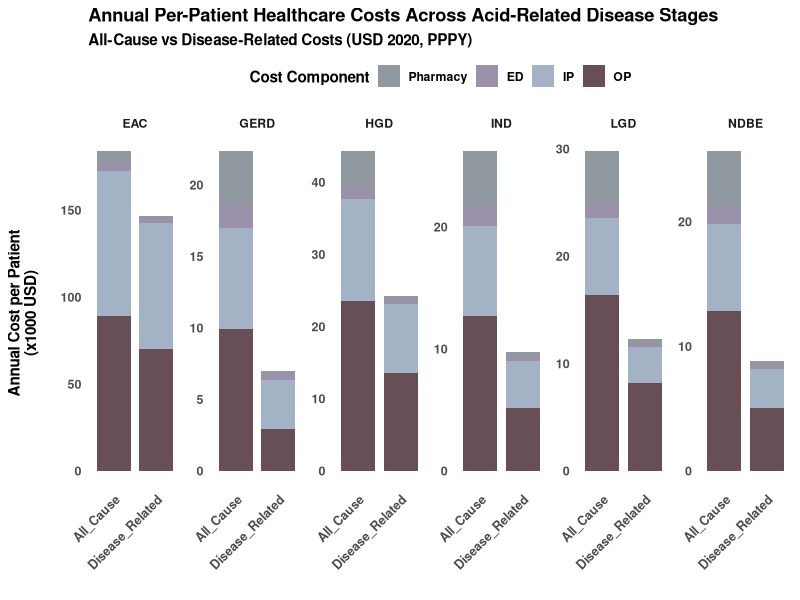
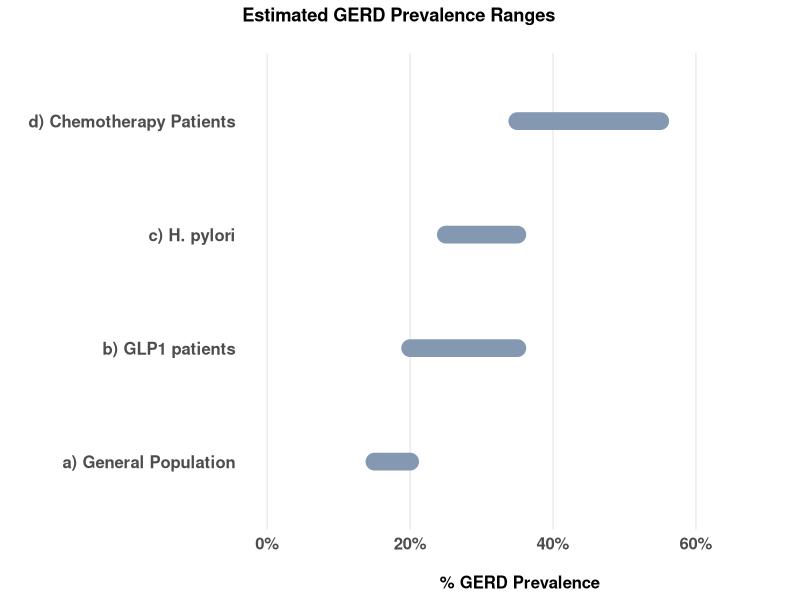
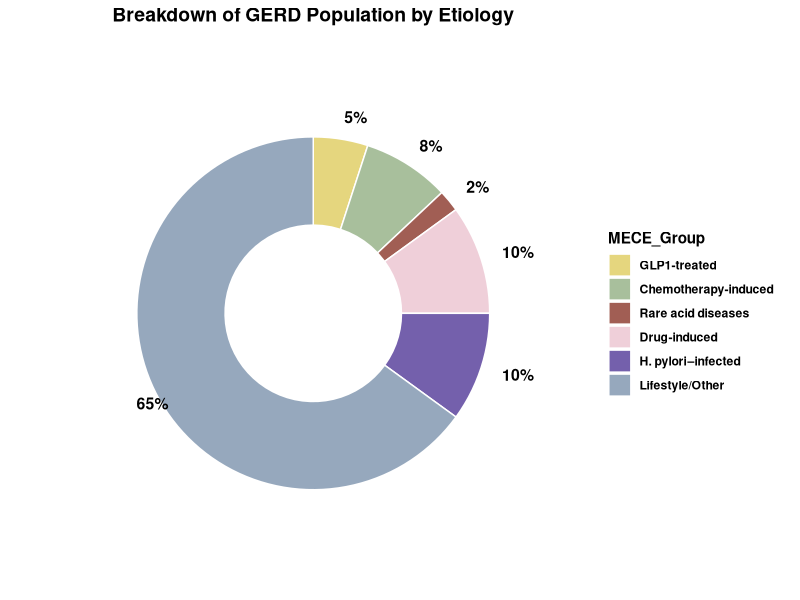
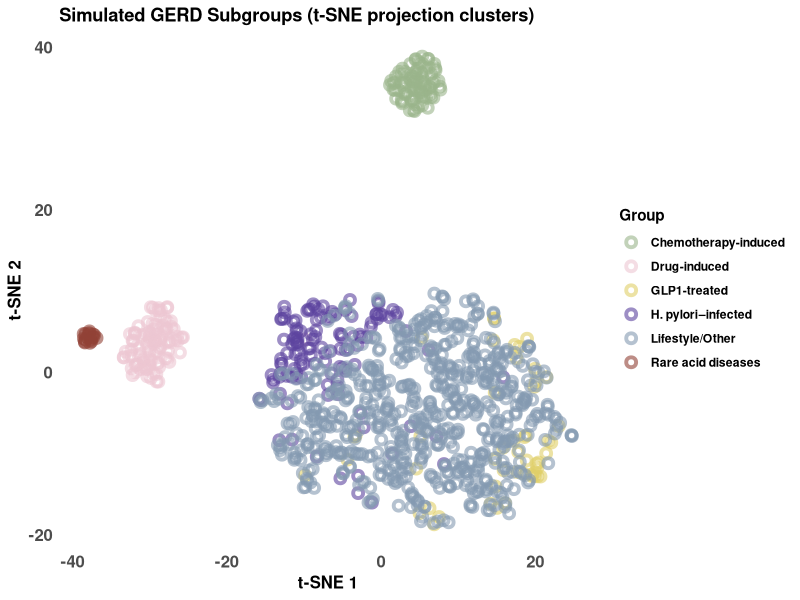
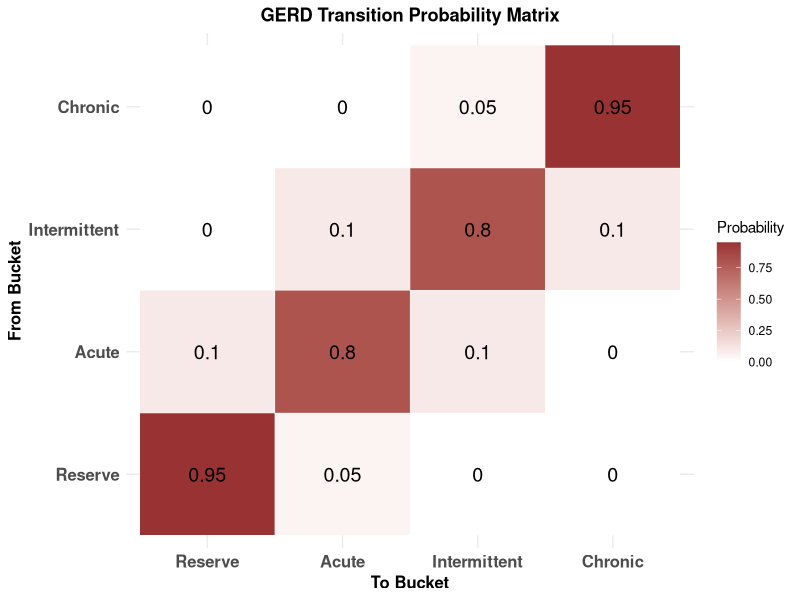
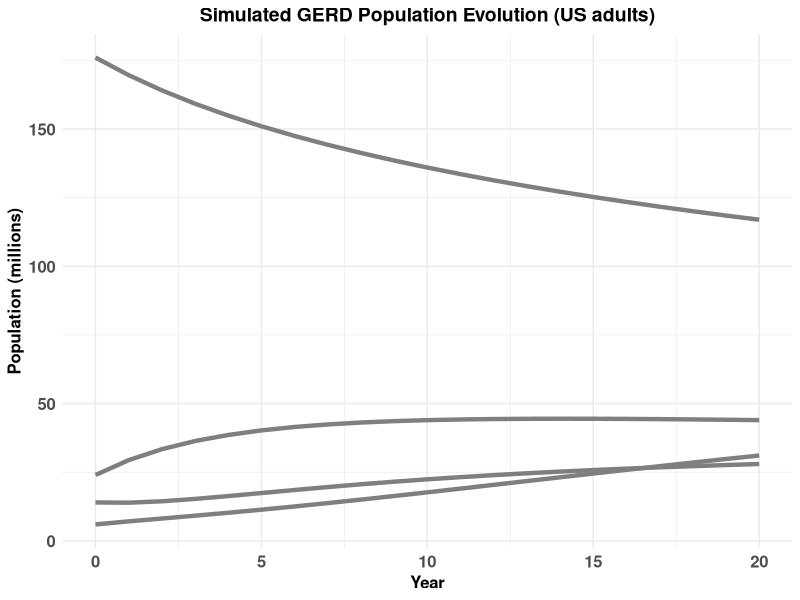
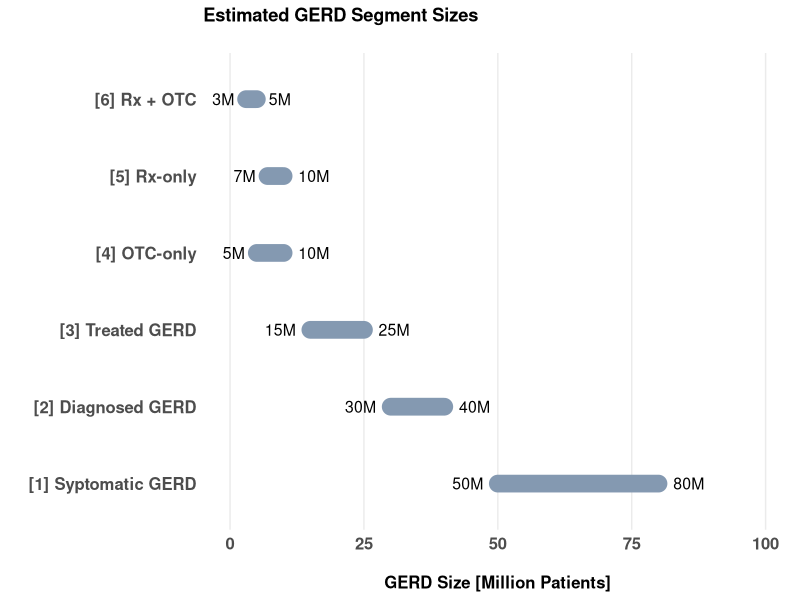
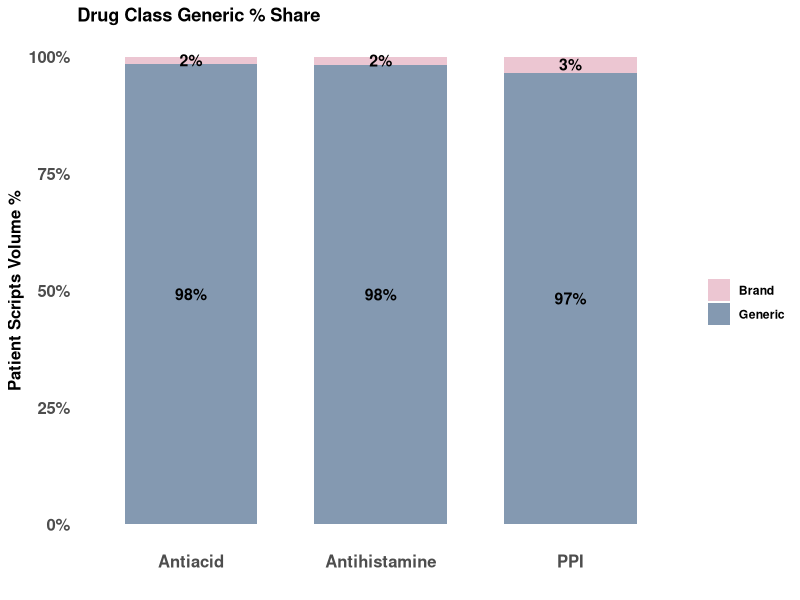

Source code (R) for these figures, in order:


# GERD % Breakdown US Map ------------- 

library(ggplot2)
library(dplyr)
library(maps)
library(tidyverse)

# Get US state map data
us_map <- map_data("state")

# Create region lookup using built-in state.region
region_df <- data.frame(
  state = tolower(state.name),
  region = state.region
)

# Rename regions to match your labels
region_df$region <- recode(region_df$region,
                           "South" = "South",
                           "North Central" = "Midwest/North Central",
                           "Northeast" = "Northeast",
                           "West" = "West")

# Assign GERD percentages
gerd_share <- data.frame(
  region = c("South",
             "Midwest/North Central",
             "Northeast",
             "West"),
  percent = c(49, 21, 18, 12)
)

# Merge everything
map_df <- us_map %>%
  left_join(region_df, by = c("region" = "state")) %>%
  left_join(gerd_share, by = c("region.y" = "region"))

unique(map_df$region.y)

# Plot
plot <- ggplot(map_df, aes(long, lat, group = group, fill = as.factor(percent) )) +
  geom_polygon(color = "white") +
  coord_fixed(1.3) +
  labs(title = "      Regional % Distribution of GERD Patients in the U.S.",
    subtitle = "      Share of national GERD population by Census region") +
  theme_void() +
  scale_fill_manual(values=c("#6d7780", "#8499b1", "#7b6d8d", "#36151e")) +
  theme(legend.position = "none",
    panel.grid.major = element_blank(),
    panel.grid.minor = element_blank(),
    text = element_text(face = "bold"))

ggsave(file="../out/map_us_gerdprev.svg", plot=plot, width=6, height=4)

# -------------------
# ------------
# Overall vs GERD-costs - Pure GERD  -------------


# Create dataset
df <- data.frame(
  Category = c("Inpatient services", "Emergency Department",
               "Outpatient services", "Pharmacy"),
  All_Cause = c(7046, 1636, 9877, 3748),
  GERD = c(3410, 452, 2903, 190)
)

# Convert to long format
df_long <- df %>%
  pivot_longer(-Category,
               names_to = "Type",
               values_to = "Cost")

# Control stacking order (bottom to top)
df_long$Category <- factor(df_long$Category,
                           levels = c("Pharmacy",
                                      "Emergency Department",
                                      "Inpatient services",
                                      "Outpatient services"))

# Compute cumulative positions for connecting lines
df_long <- df_long %>%
  group_by(Type) %>%
  arrange(Category) %>%
  mutate(
    ymin = cumsum(lag(Cost, default = 0)),
    ymax = cumsum(Cost),
    ymid = (ymin + ymax) / 2
  ) %>%
  ungroup()

# Create plot
p <- ggplot(df_long, aes(x = Type, y = Cost, fill = Category)) +
  geom_bar(stat = "identity", width = 0.8, alpha=0.75) +
  geom_segment(data = df_long %>% pivot_wider(names_from = Type,
                                              values_from = ymid),
               aes(x = 1,
                   xend = 2,
                   y = All_Cause,
                   yend = GERD,
                   group = Category),
               inherit.aes = FALSE,
               color = "grey40",
               linetype = "dashed",
               size = 0.8) +

  scale_fill_manual(values = c(
    "Inpatient services" = "#8499b1",
    "Emergency Department" = "#7b6d8d",
    "Outpatient services" = "#36151e",
    "Pharmacy" = "#6d7780"
  )) +

  labs(
    title = "Average Annual Cost per GERD Patient",
    subtitle = "All-Cause vs GERD-Related Costs",
    x = "",
    y = "Annual Cost per Patient (USD) \n",
    fill = "Cost Component"
  ) +

  theme_minimal() +
  theme(
    text = element_text(face = "bold"),
    axis.text = element_text(size = 12),
    axis.title = element_text(size = 12),
    panel.grid.major = element_blank(),
    panel.grid.minor = element_blank(),
    legend.position = "right"
  )

ggsave(file="../out/annual_costs.svg", plot=p, width=5, height=5)

# --------------------

# -----------


# Overall vs GERD-costs - All GERD types -------------


library(ggplot2)
library(dplyr)
library(tidyr)
library(scales)

# Build simplified dataset (means only)

df <- tribble(
  ~Disease, ~Category, ~All_Cause, ~Disease_Related,
  "GERD", "IP", 7046, 3410,
  "GERD", "ED", 1636, 452,
  "GERD", "OP", 9877, 2903,
  "GERD", "Pharmacy", 3748, 190,

  "NDBE", "IP", 6961, 3141,
  "NDBE", "ED", 1490, 321,
  "NDBE", "OP", 12810, 5011,
  "NDBE", "Pharmacy", 4347, 282,

  "IND", "IP", 7392, 3872,
  "IND", "ED", 1604, 407,
  "IND", "OP", 12646, 5092,
  "IND", "Pharmacy", 4499, 303,

  "LGD", "IP", 7144, 3347,
  "LGD", "ED", 1408, 311,
  "LGD", "OP", 16363, 8185,
  "LGD", "Pharmacy", 4807, 397,

  "HGD", "IP", 14058, 9585,
  "HGD", "ED", 1694, 555,
  "HGD", "OP", 23482, 13448,
  "HGD", "Pharmacy", 4958, 650,

  "EAC", "IP", 83222, 72353,
  "EAC", "ED", 4938, 2789,
  "EAC", "OP", 88835, 70160,
  "EAC", "Pharmacy", 6609, 1016
)


df_long <- df %>%
  pivot_longer(cols = c(All_Cause, Disease_Related),
               names_to = "Type",
               values_to = "Cost")

df_long$Category <- factor(df_long$Category,
                           levels = c("Pharmacy", "ED", "IP", "OP"))

df_long <- df_long %>%
  group_by(Disease, Type) %>%
  arrange(Category) %>%
  mutate(
    ymin = cumsum(lag(Cost, default = 0)),
    ymax = cumsum(Cost),
    ymid = (ymin + ymax) / 2
  ) %>%
  ungroup()


p <- ggplot(df_long, aes(x = Type, y = Cost/1000, fill = Category)) +
  geom_bar(stat = "identity", width = 0.8, alpha=0.75) +


  facet_wrap(~Disease, nrow = 1, scales="free_y") +

  scale_fill_manual(values = c(
    "IP" = "#8499b1",
    "ED" = "#7b6d8d",
    "OP" = "#36151e",
    "Pharmacy" = "#6d7780"
  )) +

  labs(
    title = "Annual Per-Patient Healthcare Costs Across Acid-Related Disease Stages",
    subtitle = "All-Cause vs Disease-Related Costs (USD 2020, PPPY)",
    x = "",
    y = "Annual Cost per Patient \n(x1000 USD) \n",
    fill = "Cost Component"
  ) +

  theme_minimal() +
  theme(
    text = element_text(face = "bold"),
      axis.text.x = element_text(angle = 45, hjust = 1),
    axis.text = element_text(size = 9),
    axis.title = element_text(size = 11),
    panel.grid.major = element_blank(),
    panel.grid.minor = element_blank(),
    legend.position = "top"
  )

p
ggsave(file="../out/costs.svg", plot=p, width=9, height=5)


# ------------------






# GERD BMI Distribution ---------------------

library(ggplot2)
library(dplyr)

set.seed(123)
n <- 200000

# Tuned parameters
bmi <- rlnorm(n, meanlog = log(36), sdlog = 0.20)

df <- data.frame(BMI = bmi)

# Check proportions (optional)
prop.table(table(cut(df$BMI,
                     breaks = c(-Inf, 20, 25, 30, 40, Inf))))


dens <- density(df$BMI, from = 15, to = 60)
df_dens <- data.frame(x = dens$x, y = dens$y)

df_dens$Group <- cut(df_dens$x,
                     breaks = c(-Inf, 20, 25, 30, 40, Inf),
                     labels = c("Underweight (<20)",
                                "Normal (20–25)",
                                "Overweight (25–30)",
                                "Obese (30–40)",
                                "Severe Obesity (>40)"))


plot <- ggplot(df_dens, aes(x = x, y = y, fill = Group)) +
  geom_area(alpha = 0.6) +
  geom_vline(xintercept = c(20,25,30,40),
             linetype = "dashed",
             color = "grey40") +
  labs(
    title = "Estimated Continuous BMI Distribution in GERD Population",
    subtitle = "Approximated BMI category proportions",
    x = "\n BMI",
    y = "Patient density \n",
    fill = "BMI Category"
  ) +
  theme_minimal() +
  theme(
    text = element_text(face = "bold"),
    axis.text = element_text(size = 12),
    axis.title = element_text(size = 12),
    panel.grid.major = element_blank(),
    panel.grid.minor = element_blank()
  ) +
  scale_fill_manual(values=c("#e0cf68", "#6d7780", "#8499b1", "#7b6d8d", "#36151e")) 

ggsave(file="../out/bmibreakdown.svg", plot=plot, width=7, height=4)


# ------------

# ------------

# GERD Age Distribution ------------

library(ggplot2)
library(dplyr)

set.seed(123)
n <- 300000

# Mixture weights
w_old <- 0.55
w_mid <- 0.45

# Younger/mid distribution
age_mid <- 15 + rgamma(round(n * w_mid), shape = 4.5, scale = 6)

# Older-heavy distribution (fatter right tail)
age_old <- 15 + rgamma(round(n * w_old), shape = 7, scale = 8)

age <- c(age_mid, age_old)

df_age <- data.frame(Age = age)

# Check proportions (optional)
prop.table(table(cut(df_age$Age,
                     breaks = c(15,20,30,40,50,60,70,Inf))))

dens_age <- density(df_age$Age, from = 15, to = 95)
df_dens_age <- data.frame(x = dens_age$x, y = dens_age$y)

df_dens_age$Group <- cut(df_dens_age$x,
                         breaks = c(-Inf,20,30,40,50,60,70,Inf),
                         labels = c("15–19",
                                    "20–29",
                                    "30–39",
                                    "40–49",
                                    "50–59",
                                    "60–69",
                                    "70+"))


plot <- ggplot(df_dens_age, aes(x = x, y = y, fill = Group)) +
  geom_area(alpha = 0.6) +
  geom_vline(xintercept = c(20,30,40,50,60,70),
             linetype = "dashed",
             color = "grey40") +
  labs(
    title = "Estimated Continuous Age Distribution in GERD Population",
    subtitle = "Approximated age category proportions",
    x = "\n Age (years)",
    y = "Patient density \n",
    fill = "Age Category"
  ) +
  theme_minimal() +
  theme(
    text = element_text(face = "bold"),
    axis.text = element_text(size = 12),
    axis.title = element_text(size = 12),
    panel.grid.major = element_blank(),
    panel.grid.minor = element_blank()
  ) +
  scale_fill_manual(values = c(
  "#e0cf68",  # 15-19
  "#6d7780",  # 20-29
  "#8499b1",  # 30-39
  "#7b6d8d",  # 40-49
  "#36151e",  # 50-59
  "#a85c5c",  # 60-69
  "#b8a07e"   # 70+
))

ggsave(file="../out/agebreakdown.svg", plot=plot, width=7, height=4)

# ------------

# ------------

# % GERD Prevalence Segments ------------



library(ggplot2)
library(dplyr)

# Define ranges
gerd_ranges <- tibble(
  Group = c("a) General Population", "b) GLP1 patients", "c) H. pylori", "d) Chemotherapy Patients"),
  Min = c(0.15, 0.20, 0.25, 0.35),
  Max = c(0.20, 0.35, 0.35, 0.55)
)

# Plot
plot <- ggplot(gerd_ranges) +
  geom_segment(aes(
    y = Group, yend = Group,
    x = Min*100, xend = Max*100
  ),
  size = 6, lineend = "round", color = "#8499b1"
  ) +
  scale_x_continuous(labels = scales::percent_format(scale = 1), limits=c(0,70)) +
  labs(
    title = "Estimated GERD Prevalence Ranges \n",
    x = "\n % GERD Prevalence",
    y = ""
  ) +
  theme_minimal() +
  theme(
    axis.text = element_text(size = 12),
    axis.title = element_text(size = 12),
    panel.grid.major.y = element_blank(),
    panel.grid.minor = element_blank(),
    text = element_text(face = "bold")
  )

plot
ggsave(file="../out/gerd_prev_groups.svg", plot=plot, width=7, height=2.5)

# ------------

# ------------

# GERD % Breakdown Donut ------------


# Data
gerd_buckets <- tibble(
  MECE_Group = c("GLP1-treated",
                 "Chemotherapy-induced",
                 "Rare acid diseases",
                 "Drug-induced",
                 "H. pylori–infected",
                 "Lifestyle/Other"),
  Percent = c(5, 8, 2, 10, 10, 65)
)

# Keep intended order
gerd_buckets$MECE_Group <- factor(
  gerd_buckets$MECE_Group,
  levels = gerd_buckets$MECE_Group
)

# Compute donut positions
gerd_buckets <- gerd_buckets %>%
  mutate(
    Fraction = Percent / sum(Percent),
    ymax = cumsum(Fraction),
    ymin = lag(ymax, default = 0),
    label_pos = (ymax + ymin) / 2
  )

# Plot
plot <- ggplot(gerd_buckets,
               aes(ymax = ymax, ymin = ymin,
                   xmax = 4, xmin = 3,
                   fill = MECE_Group)) +
  geom_rect(color = "white", alpha = 0.85) +
  coord_polar(theta = "y") +
  xlim(c(2, 4.6)) +
  geom_text(aes(x = 4.25,
                y = label_pos,
                label = paste0(Percent, "%")),
            size = 4,
            fontface = "bold",
            hjust = 0) +
  scale_fill_manual(values = c("#e0cf68", "#99b48b", "#914236", "#ecc6d2", "#5C449E", "#8499b1")) +
  labs(title = "Breakdown of GERD Population by Etiology") +
  theme_void() +
  theme(
    text = element_text(face = "bold"),
    plot.title = element_text(hjust = 0.5, size = 14)
  )

plot

ggsave(file = "../out/donut.svg", plot = plot, width = 6, height = 5)
# ------------

# ------------

# GERD Clusters t-SNE ------------




library(MASS)
set.seed(1)


subgroups <- c("GLP1-treated",
               "Chemotherapy-induced",
               "Rare acid diseases",
               "Drug-induced",
               "H. pylori–infected",
               "Lifestyle/Other")

counts <- c(50, 80, 20, 100, 120, 630)

n_features <- 5


# Explicit means for nudging clusters
# Features: e.g., age, BMI, severity, meds, labs
cluster_means <- list(

  # Metabolic cluster
  "GLP1-treated"          = c(5, 5, 5, 5, 5),
  "Lifestyle/Other"       = c(6, 5.5, 5, 6, 5),

  # Slightly shifted but still metabolic neighborhood
  "H. pylori–infected"    = c(7, 6.5, 6, 7, 6),

  # Drug & Rare closer to each other
  "Drug-induced"          = c(10, 11, 9, 11, 9),
  "Rare acid diseases"    = c(2.5, 14.5, 13, 9.5, 10),

  # Clearly separate chemo
  "Chemotherapy-induced"  = c(15, 16, 15, 17, 16)
)


# Generate multivariate normal data
sim_data <- do.call(rbind, lapply(subgroups, function(g){

  mu <- cluster_means[[g]]

  if(g %in% c("Drug-induced", "Rare acid diseases")){
    # larger spread
    Sigma <- diag(runif(n_features, 1.3, 2.0))
  } else if(g == "H. pylori–infected"){
    Sigma <- diag(runif(n_features, 0.9, 1.4))
  } else {
    Sigma <- diag(runif(n_features, 0.5, 1))
  }

  X <- mvrnorm(n = counts[which(subgroups == g)],
               mu = mu,
               Sigma = Sigma)

  data.frame(X, Group = g)
}))



library(Rtsne)
tsne_out <- Rtsne(sim_data[,1:n_features], perplexity = 30, verbose = FALSE)
sim_data$TSNE1 <- tsne_out$Y[,1]
sim_data$TSNE2 <- tsne_out$Y[,2]


plot <- ggplot(sim_data, aes(x = TSNE1, y = TSNE2, color = Group)) +
  geom_point(alpha = 0.6, size = 2, shape=1, stroke=2) +
  scale_color_manual(values = c("#99b48b", "#ecc6d2", "#e0cf68", "#5C449E", "#8499b1", "#914236")) +
  labs(title = "Simulated GERD Subgroups (t-SNE projection clusters)",
       x = "t-SNE 1", y = "t-SNE 2") +
   theme_minimal() +
  theme(
    text = element_text(face = "bold"),
    axis.text = element_text(size = 12),
    axis.title = element_text(size = 12),
    panel.grid.major = element_blank(),
    panel.grid.minor = element_blank()
  ) 


plot



ggsave(file="../out/tsne.svg", plot=plot, width=7, height=6)

# ------------

# ------------

# GERD disease duration distribution ------------


# Disease duration
library(ggplot2)

# Parameters
meanlog <- log(4)
sdlog   <- 0.9

# Create grid
x <- seq(0.01, 20, length.out = 1000)
density <- dlnorm(x, meanlog = meanlog, sdlog = sdlog)

df <- data.frame(Duration = x, Density = density)

plot <- ggplot(df, aes(x = Duration, y = Density)) +
  geom_area(fill = "#2f3e46", alpha = 0.6) +
  labs(title = "Estimated GERD Disease Duration Distribution",
       x = "\nDisease Duration (Years)",
       y = "Patient density \n") +
  theme_minimal() +
  theme(
    text = element_text(face = "bold"),
    axis.text = element_text(size = 12),
    axis.title = element_text(size = 12),
    panel.grid.major = element_blank(),
    panel.grid.minor = element_blank()
  ) 

ggsave(file="../out/duration_breakdown.svg", plot=plot, width=5, height=4)
# ------------

# ------------



# GERD Frequency distributin --------------


library(ggplot2)

# Grid for Beta scaling
x_unit <- seq(0.001, 0.999, length.out = 1000)
x_days <- x_unit * 365

# Individual densities
dens_mild <- 0.65 * dbeta(x_unit, shape1 = 1.2, shape2 = 8.5)     # Mild 50%
dens_mod  <- 0.30 * dbeta(x_unit, shape1 = 3, shape2 = 4.5)         # Moderate 40%
dens_sev  <- 0.05 * dbeta(x_unit, shape1 = 6, shape2 = 1.5)       # Severe 10%

# Combine into a dataframe
df <- data.frame(
  Days = rep(x_days, 3),
  Density = c(dens_mild, dens_mod, dens_sev),
  Severity = factor(rep(c("Mild / Intermittent", "Moderate", "Severe / Chronic"),
                        each = length(x_days)),
                    levels = c("Mild / Intermittent", "Moderate", "Severe / Chronic"))
)

# Plot overlapping densities
plot <- ggplot(df, aes(x = Days, y = Density, fill = Severity)) +
  geom_area(alpha = 0.6, position = "identity", color = NA) +
  scale_fill_manual(values = c("#7b6d8d", "#2f3e46", "#914236")) +
  labs(
    title = "Suggested GERD Frequency Aggregation",
    x = "\n GERD Days per Year",
    y = "Patient density\n",
    fill = "Frequency|Severity"
  ) +
  theme_minimal() +
  theme(
    text = element_text(face = "bold"),
    panel.grid = element_blank(),
    axis.text = element_text(size = 12),
    axis.title = element_text(size = 12)
  )

ggsave(file="../out/frequency_breakdown.svg", plot=plot, width=7, height=4)

# ------------

# ------------

# Gerd Markov flows ------------



stock_names <- c("Reserve", "Acute", "Intermittent", "Chronic")

# Stocks: Reserve, Acute, Intermittent, Chronic
stock_names <- c("Reserve", "Acute", "Intermittent", "Chronic")

# Larger diagonals -> most people stay in the same bucket
P_stable <- matrix(c(
  0.95, 0.05, 0,    0,    # Reserve
  0.10, 0.80, 0.10, 0,    # Acute
  0,    0.10, 0.80, 0.10, # Intermittent
  0,    0,    0.05, 0.95  # Chronic
), nrow=4, byrow=TRUE)

rownames(P_stable) <- colnames(P_stable) <- stock_names
P_stable


library(reshape2)
library(ggplot2)

P_long <- melt(P_stable, varnames = c("From", "To"), value.name = "Probability")

ggplot(P_long, aes(x = To, y = From, fill = Probability)) +
  geom_tile(color = "white") +
  geom_text(aes(label = round(Probability, 2)), color = "black", size = 5) +
  scale_fill_gradient(low = "white", high = "#993333") +
  labs(
    title = "GERD Transition Probability Matrix",
    x = "To Bucket",
    y = "From Bucket",
    fill = "Probability"
  ) +
  theme_minimal() +
  theme(
    axis.text = element_text(size = 12, face = "bold"),
    axis.title = element_text(size = 12, face = "bold"),
    plot.title = element_text(face = "bold", hjust = 0.5)
  )


library(dplyr)
library(tidyr)
library(ggplot2)



stock_names <- c("Reserve", "Acute", "Intermittent", "Chronic")
pop <- c(Reserve = 176e6, Acute = 24e6, Intermittent = 14e6, Chronic = 6e6)

P_stable


n_years <- 20
stocks <- matrix(NA, nrow = n_years+1, ncol = 4)
stocks[1, ] <- pop

for (t in 1:n_years) {
  stocks[t+1, ] <- stocks[t, ] %*% P_stable
}

stocks_df <- as.data.frame(stocks) %>%
  mutate(Year = 0:n_years) %>%
  pivot_longer(cols = -Year, names_to = "Bucket", values_to = "Population")

ggplot(stocks_df, aes(x = Year, y = Population/1e6, color = Bucket)) +
  geom_line(size = 1.5) +
  scale_color_manual(values = c("Reserve"="#99b48b",
                                "Acute"="#ecc6d2",
                                "Intermittent"="#8499b1",
                                "Chronic"="#914236")) +
  labs(
    title = "Simulated GERD Population Evolution (US adults)",
    x = "Year",
    y = "Population (millions)",
    color = "Bucket"
  ) +
  theme_minimal() +
  theme(
    text = element_text(face = "bold"),
    axis.text = element_text(size = 12),
    axis.title = element_text(size = 12),
    plot.title = element_text(size = 14, hjust = 0.5)
  )





# ------------

# ------------






# Needs likelihood distribution per GERD source ------------



library(ggplot2)
library(dplyr)

set.seed(42)
n <- 2000

groups <- c("GLP1-treated", "Chemotherapy-induced", "Rare acid diseases",
            "Drug-induced", "H. pylori–infected", "Lifestyle/Other")

# Mean high/very-high need per group
means <- c(0.05, 0.3, 0.6, 0.1, 0.15, 0.05)

# Approximate dispersion: smaller = tighter around mean, larger = more spread
sds <- c(0.03, 0.1, 0.05, 0.05, 0.08, 0.05)

# Function to convert mean & sd to Beta parameters
beta_params <- function(mu, sigma){
  alpha <- ((1 - mu)/sigma^2 - 1/mu)*mu^2
  beta <- alpha*(1/mu - 1)
  return(c(alpha, beta))
}

sim_data <- do.call(rbind, lapply(1:length(groups), function(i){
  pars <- beta_params(means[i], sds[i])
  tibble(
    Group = groups[i],
    NeedScore = rbeta(n, pars[1], pars[2])
  )
}))

# Plot overlapping densities
plot <- ggplot(sim_data, aes(x = NeedScore, fill = Group, color = Group)) +
  geom_density(alpha = 0.7, size = 0.00001) +
  scale_fill_manual(values = c("#99b48b", "#ecc6d2", "#e0cf68", "#5C449E", "#8499b1", "#914236")) +
  scale_color_manual(values = c("#99b48b", "#ecc6d2", "#e0cf68", "#5C449E", "#8499b1", "#914236")) +
  labs(title = "Estimated Proportion of Possibly 'In-need' For Alternative Therapy",
       subtitle = "By GERD Subgroup|Source",
       x = "\n Proportion of Possibly 'In-need' For Alternative Therapy",
       y = "Patient density \n") +
  xlim(0,1) +
  theme_minimal() +
  theme(
    text = element_text(face = "bold"),
      axis.text.x = element_text(angle = 0, hjust = 1),
    axis.text = element_text(size = 9),
    axis.title = element_text(size = 11),
    panel.grid.major = element_blank(),
    panel.grid.minor = element_blank(),
    legend.position = "right"
  )

ggsave(file="../out/needs_density.svg", plot=plot, width=7, height=4)


# ------------

# ------------

# GERD Sizes Segments Dx | Rx -------------------- 


# Define ranges
gerd_ranges <- tibble(
  Group = c("[1] Syptomatic GERD", "[2] Diagnosed GERD", "[3] Treated GERD", "[6] Rx + OTC", "[5] Rx-only", "[4] OTC-only"),
  Min = c(50, 30, 15, 3, 7,  5),
  Max = c(80, 40, 25, 5, 10,  10)
)


# Plot
plot <- ggplot(gerd_ranges) +
  geom_segment(aes(y = Group, yend = Group,x = Min, xend = Max),size = 6, lineend = "round", color = "#8499b1") +
  scale_x_continuous(limits=c(0,100)) +
  # Add Min labels (left side)
  geom_text(aes(
    x = Min-1,
    y = Group,
    label = paste0(Min, "M")
  ),
  hjust = 1.3,  # pushes text slightly left of segment
  size = 4
  ) +
  # Add Max labels (right side)
  geom_text(aes(
    x = Max+1,
    y = Group,
    label = paste0(Max, "M")
  ),
  hjust = -0.3,  # pushes text slightly right of segment
  size = 4
  ) +
  labs(title = "Estimated GERD Segment Sizes \n", x = "\nGERD Size [Million Patients]", y = "") +
  theme_minimal() +
  theme(axis.text = element_text(size = 12),
    axis.title = element_text(size = 12),
    panel.grid.major.y = element_blank(),
    panel.grid.minor = element_blank(),
    text = element_text(face = "bold"))

plot

ggsave(file="../out/gerd_prev_groups.svg", plot=plot, width=7, height=3)

# -----------------------

# ---------
# GERD Generic share -------------

library(ggplot2)
library(dplyr)
library(tidyr)
library(scales)

# Original data
df <- tibble(
  drug_ahfs_class = c(
    "Antihistamines (GI Drugs)",
    "Other Antiacid / Antiulcer",
    "Proton-Pump Inhibitors"
  ),
  perc = c(0.983, 0.984, 0.966)
)

# Create complement and reshape
df_long <- df %>%
  mutate(complement = 1 - perc) %>%
  pivot_longer(
    cols = c(perc, complement),
    names_to = "type",
    values_to = "value"
  )

# Plot
plot <- df_long %>%
  mutate(drug_ahfs_class=ifelse(drug_ahfs_class=="Antihistamines (GI Drugs)", "Antihistamine",
                                ifelse(drug_ahfs_class=="Other Antiacid / Antiulcer", "Antiacid", "PPI"))) %>%
  ggplot(aes(x = drug_ahfs_class, y = value, fill = type)) +
  geom_col(width = 0.7) +
  scale_y_continuous(labels = percent_format(accuracy = 1)) +
  scale_fill_manual(
    values = c("perc" = "#8499b1", "complement" = "#ecc6d2"),
    labels = c("Brand", "Generic")
  ) +
  labs(
    title = "Drug Class Generic % Share",
    x = "",
    y = "Patient Scripts Volume %",
    fill = ""
  ) +
  geom_text(aes(label = percent(value, accuracy = 1)),
          position = position_stack(vjust = 0.5),
          color = "black",
          size = 4, fontface = "bold") +
  theme_minimal() +
  theme(
    text = element_text(face = "bold"),
    axis.text.x = element_text(angle = 0, hjust = 0.5),
    panel.grid = element_blank(),
    axis.text = element_text(size = 12),
    axis.title = element_text(size = 12)
  )

plot

ggsave(file="../out/generic_share.svg", plot=plot, width=5, height=5)


# -------
# -----------
# GERD Drug Class % ------------


# Data
gerd_buckets <- tibble(
  Class = c("Antihistamines (GI Drugs",
                 "Other Antiacid | Antiulcer",
                 "Proton-Pump Inhibitors"),
  Percent = c(34, 10, 56)
)

# Keep intended order
gerd_buckets$Class <- factor(
  gerd_buckets$Class,
  levels = gerd_buckets$Class
)

# Compute donut positions
gerd_buckets <- gerd_buckets %>%
  mutate(
    Fraction = Percent / sum(Percent),
    ymax = cumsum(Fraction),
    ymin = lag(ymax, default = 0),
    label_pos = (ymax + ymin) / 2
  )

# Plot
plot <- ggplot(gerd_buckets,
               aes(ymax = ymax, ymin = ymin,
                   xmax = 4, xmin = 3,
                   fill = Class)) +
  geom_rect(color = "white", alpha = 0.85) +
  coord_polar(theta = "y") +
  xlim(c(2, 4.6)) +
  geom_text(aes(x = 4.25,
                y = label_pos,
                label = paste0(Percent, "%")),
            size = 4,
            fontface = "bold",
            hjust = 0) +
  scale_fill_manual(values = c("#e0cf68", "#914236", "#8499b1")) +
  labs(title = "Scripts Volume Share by Drug Class") +
  theme_void() +
  theme(
    text = element_text(face = "bold"),
    plot.title = element_text(hjust = 0.5, size = 14)
  )

plot

ggsave(file = "../out/drug_class_share.svg", plot = plot, width = 6, height = 5)


# ------
# --------
